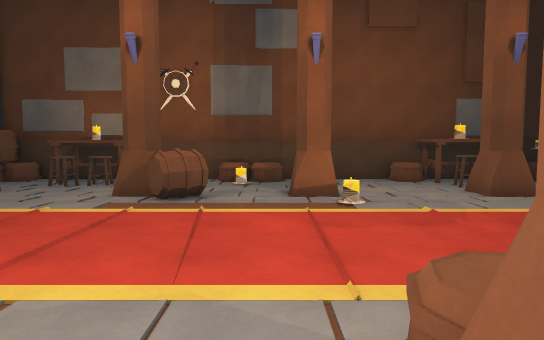
view 1 (above)

16 first-person views from a walk through a Unity game level. The camera is 1.5 m above the floor, tilts 4° down and sees 75° across. The floor is counted in squares, 1 m on a side. Each view is taken from the middle of a square. On the plan, view 1 faces up. The plan holds only what a view shows up to about 16 squares ahead; the rest is blank. The place goes on beyond the plan. The player character is not drawn.

view 2
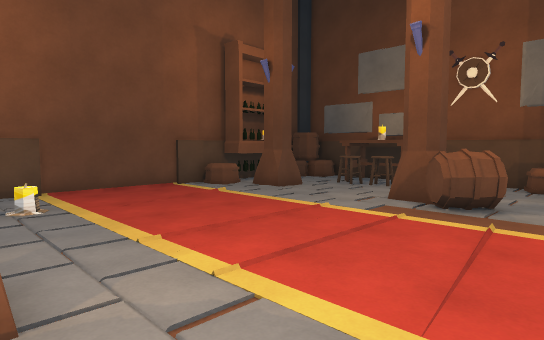

view 3
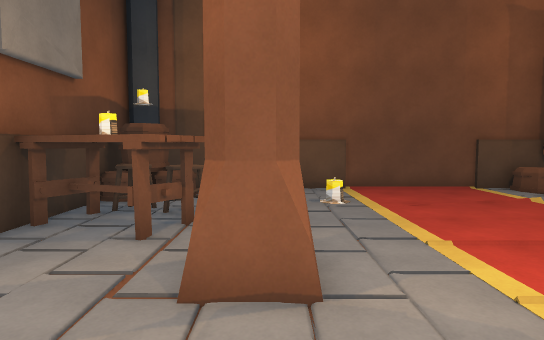

view 4
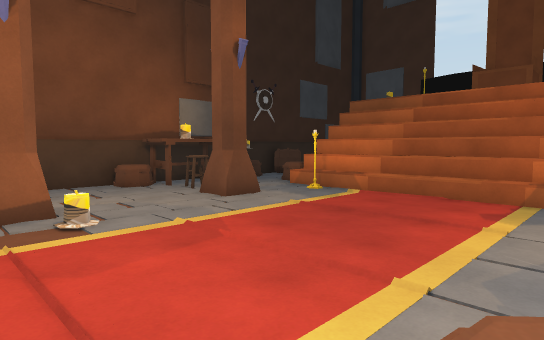

view 5
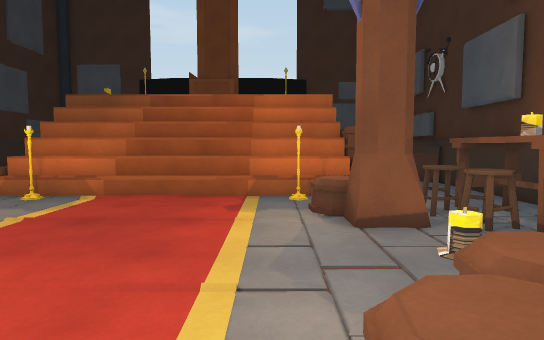

view 6
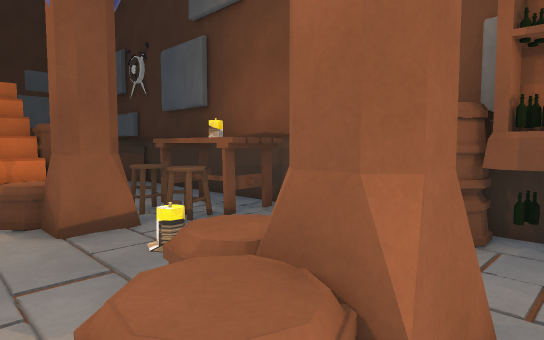

view 7
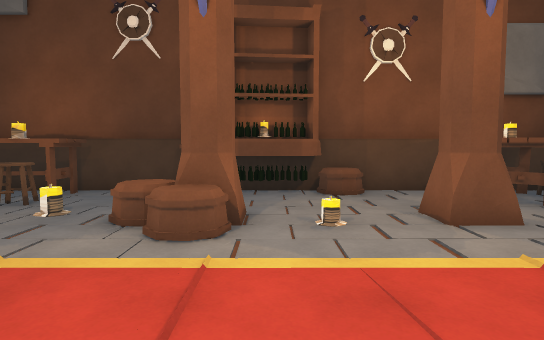

view 8
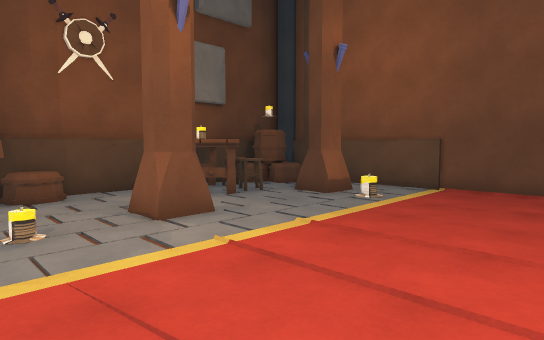

view 9
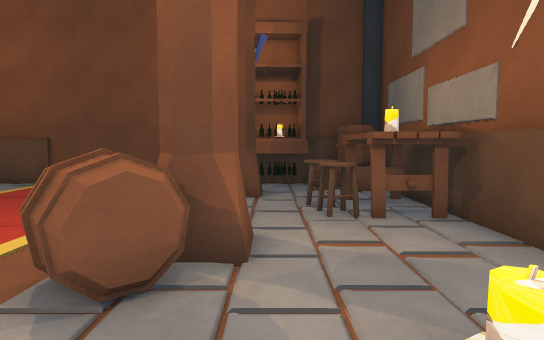

view 10
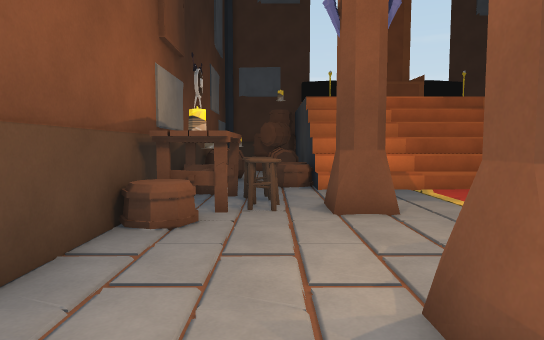

view 11
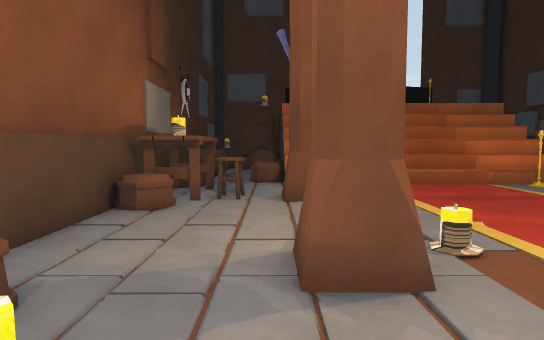

view 12
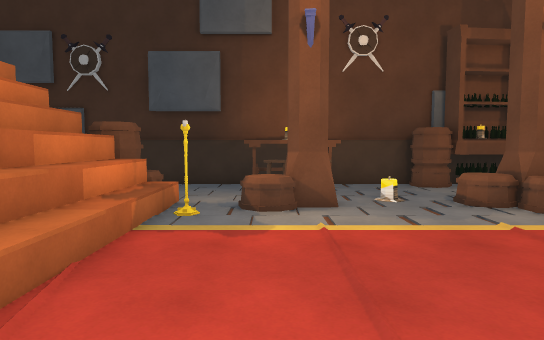

view 13
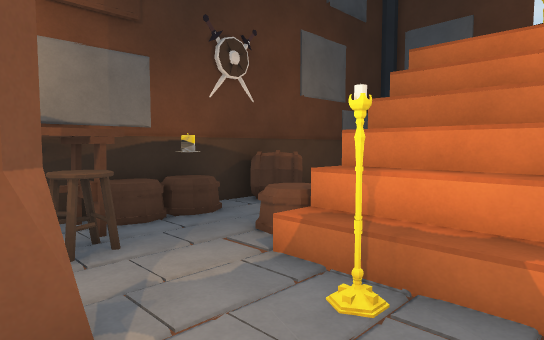

view 14
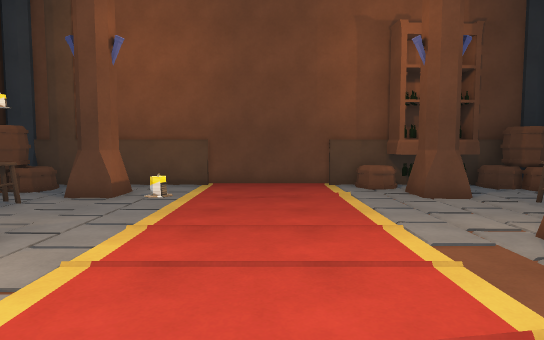

view 15
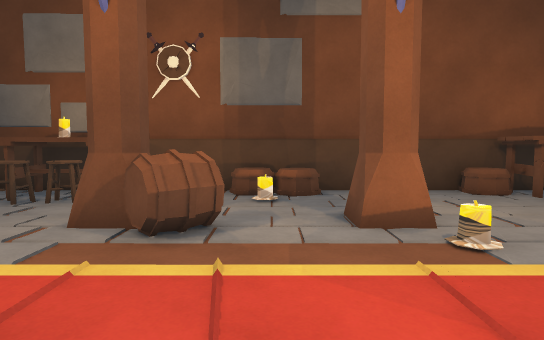

view 16
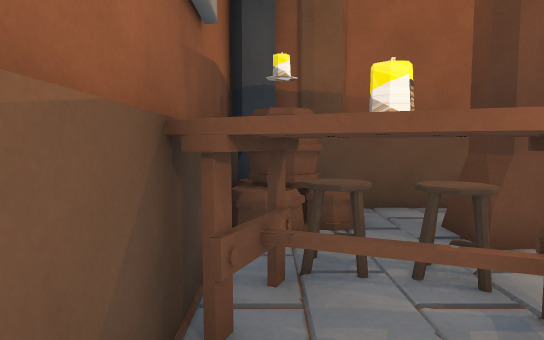

### Floor plan
Key: @ floor where view 1 was taken; # wall or solid block; . main floor; : floor 0.5 m higher than the main floor; = window, fence, low wall or low ledge; ^ raised ledge; B barrel; C candle; O other object.
Columns run from 13 left of view 1 to 14 right of it. Each row starts with its distance up from view 1.
 16   ##########################
 15  BBBOOCO...BBB....BBOOBBCCBB
 14  BB.OOOO....CB.....OOOO....B
 13  OO..OOO............OOO..BOO
 12  OO.....................BBOO
 11  OO##....#BB..##....#...:^^#
 10  BB##.....BB...........#:^^
  9  BB.......B....C...... .:^^
  8 #.......................:^^
  7 #.......................:^^
  6 #.......................:^^
  5 #.......................:^^
  4 #.......................:^^
  3 ##..C...................:^^
  2  #.=..........BB.....BB.:^^
  1  #.##....#....#BB...#BB.:^^
  0  #.##.O......@#BB.C.#O...B
 -1  #B..OOO...........OOOO..BB
 -2  #BBOOCO.......B...OCCO..
 -3  OOBBOOO..BBOOOBB..OCOO....
 -4  ###########################

Where each view was taken, in squares from view 1:
view 1: 0 up, 0 right, facing up
view 2: 1 up, 0 right, facing up-left
view 3: 1 up, 0 right, facing left
view 4: 2 up, 0 right, facing up-right
view 5: 3 up, 0 right, facing right
view 6: 3 up, 0 right, facing down-right
view 7: 8 up, 0 right, facing down
view 8: 8 up, 0 right, facing down-left
view 9: 12 up, 1 right, facing left
view 10: 13 up, 1 left, facing right
view 11: 12 up, 3 left, facing right
view 12: 10 up, 8 right, facing down
view 13: 8 up, 7 right, facing up-right
view 14: 6 up, 1 right, facing left
view 15: 4 up, 1 left, facing up
view 16: 3 down, 4 left, facing left
